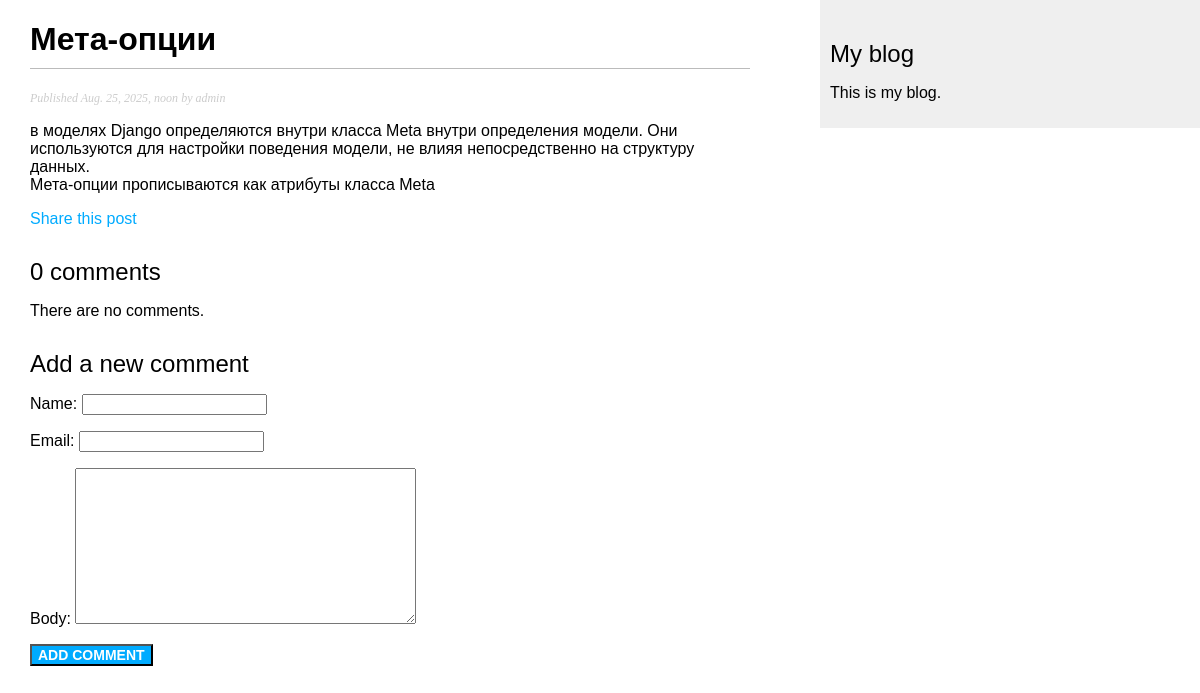
/blog/2025/8/25/meta-opcii/, run on an earlier commit of the app's database.
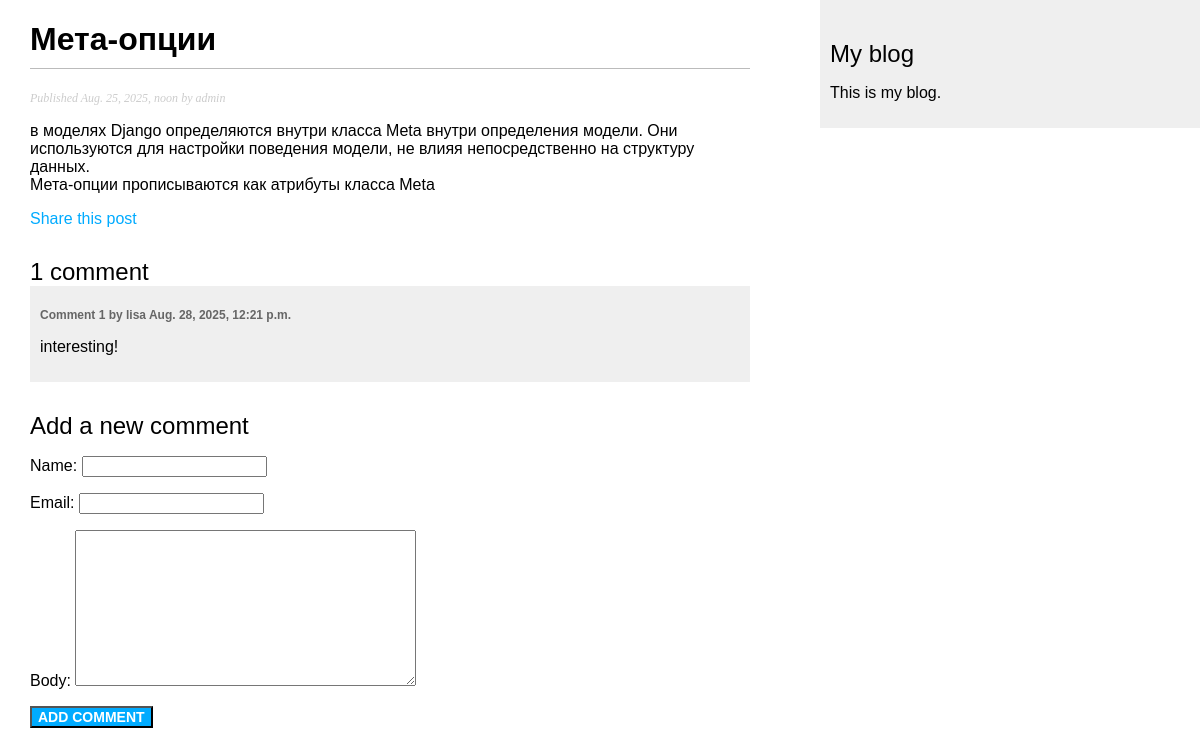
And on a later commit of the database.
### blog/models.py (models this page shows, shortened)
class Comment(models.Model):
    post = models.ForeignKey(Post,
                             on_delete=models.CASCADE,
                             related_name='comments')
    name = models.CharField(max_length=80)
    email = models.EmailField()
    body = models.TextField()
    created = models.DateTimeField(auto_now_add=True)
    updated = models.DateTimeField(auto_now=True)
    active = models.BooleanField(default=True)
    class Meta:
        ordering = ['created']
        indexes =[
            models.Index(fields=['created']),
        ]

### blog/views.py (the view)
def post_detail(request, year, month, day, post):
    post = get_object_or_404(Post,
                             status=Post.Status.PUBLISHED,
                             slug=post,
                             publish__year=year,
                             publish__month=month,
                             publish__day=day)
    comments = post.comments.filter(active=True)
    form = CommentForm()
    return render(request,
                  'blog/post/detail.html',
                  {'post': post,
                   'comments': comments,
                   'form': form})

### blog/forms.py
class CommentForm(forms.ModelForm):
    class Meta:
        model = Comment
        fields = ['name','email', 'body']

### templates/blog/post/detail.html (shortened to what this page needs)
{% extends "blog/base.html" %}
{% block content %}
<h1>{{ post.title }}</h1>
<p class="date">
    Published {{ post.publish }} by {{ post.author }}
</p>
{{ post.body|linebreaks }}
<p>
    <a href="{% url 'blog:post_share' post.id %}">
        Share this post
    </a>
</p>
{% with comments.count as total_comments %}
    <h2>
        {{ total_comments }} comment{{ total_comments|pluralize }}
    </h2>
{% endwith %}
{% for comment in comments %}
<div class="comment">
    <p class="info">
        Comment {{ forloop.counter }} by {{ comment.name }}
        {{ comment.created }}
    </p>
    {{ comment.body|linebreaks }}
</div>
{% empty %}
<p>There are no comments.</p>
{% endfor %}
{% include "blog/post/includes/comment_form.html" %}
{% endblock %}

What changed in the data, as far as the page shows it:
added Comment: name "lisa", created "Aug. 28, 2025, 12:21 p.m.", body "interesting!"
Also different on the page:
{{ total_comments }}: "0" → "1"
text no longer shown: "There are no comments."
